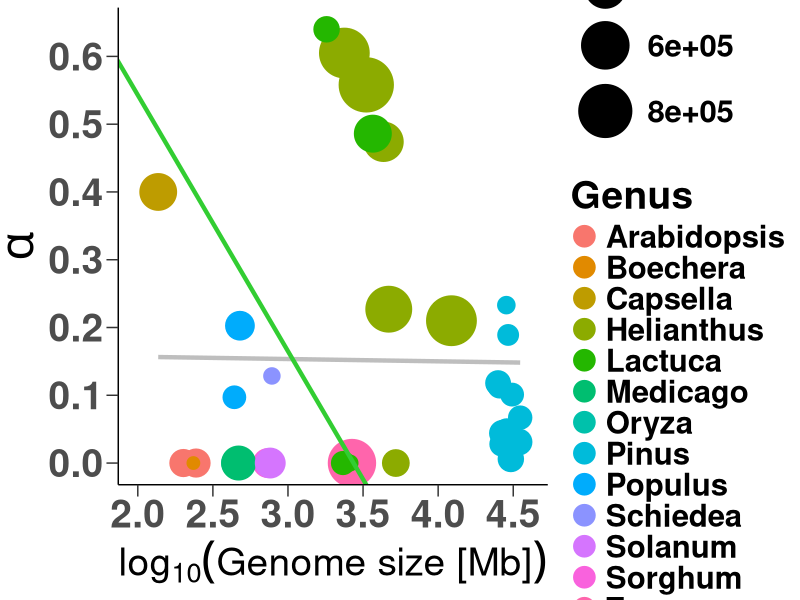
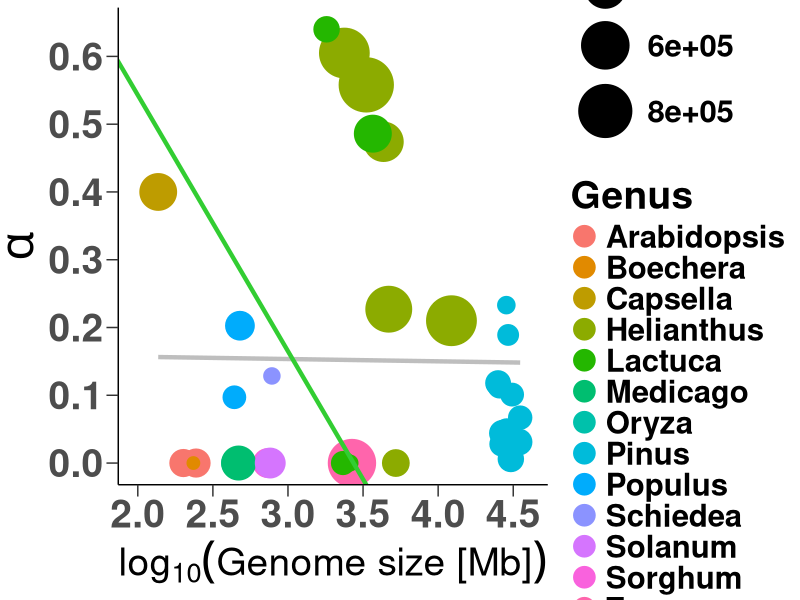

R code for these plots, in order: (Note: this script raises an error after producing the figures.)
## ---- chunk 1
knitr::opts_chunk$set(echo = TRUE)
## ---- chunk 2

library(ggplot2)
library(cowplot)
library(viridis)
alpha_raw <- read.csv("../data/alpha_values.csv",header = T)
## ---- chunk 3

myshapes <- data.frame(name=factor(alpha_raw$genus),
                       num=as.numeric(factor(alpha_raw$genus)))
shapes <- as.numeric(factor(alpha_raw$genus))
shapes <- replace(shapes,shapes<=3,16)
shapes <- replace(shapes,shapes>=9,16)
shapes <- replace(shapes,shapes==6,16)
shapes <- replace(shapes,shapes==7,16)
shapes <- replace(shapes,shapes==4,17) # Helianthus triangle
shapes <- replace(shapes,shapes==8,18)  #Pinus dimond
shapes <- replace(shapes,shapes==5,15)  # Lactuca box
myshapes$shapes <- shapes

aplot <- ggplot(alpha_raw, aes(x=log(genome_1C_mb,10), 
                               y=derived_alpha)) +
 geom_smooth(data=alpha_raw,aes(x=log(genome_1C_mb,10),y=derived_alpha),method = "lm", se = FALSE,color='grey',size=1.5)+
  geom_point(aes(color=genus,size=Ne)) + 
  scale_size_continuous(range = c(4, 18))+ 
  scale_x_continuous(breaks = seq(2, 5.5, by = 0.5),
                     limits = c(2,4.6)) + 
  scale_y_continuous(breaks = seq(0, .6, by = 0.1)) + 
  theme_classic() + 
  theme(text = element_text(face="bold",size = 28),
        axis.ticks.length=unit(3,"mm"),
        axis.title.y = element_text(size = 34,face='bold')) + 
    guides(colour = guide_legend(override.aes = list(size=7))) +
  labs(x = expression(log[10]("Genome size [Mb]")), 
       y = expression(alpha),
       colour = "Genus",size=expression(paste(N[e]))) +
  # Add phylogenetically corrected regression line
  geom_abline(intercept=1.299,slope=-0.378,color='limegreen',size=1.5) +
  theme(axis.text=element_text(size=28),axis.title.x=element_text(size=28,face="bold"))

aplot
ggsave("../figure/Figure3_alpha_GS.png",plot = aplot,width = 14,height = 8)

## ---- chunk 4
ggplotColours <- function(n = 6, h = c(0, 360) + 15){
  if ((diff(h) %% 360) < 1) h[2] <- h[2] - 360/n
  hcl(h = (seq(h[1], h[2], length = n)), c = 100, l = 65)
}

## ---- chunk 5
heli<- filter(alpha_raw,genus %in% c('Helianthus'))

ggplot(heli, aes(x=genome_1C_mb,y=derived_alpha)) +
 geom_smooth(data=heli,aes(x=genome_1C_mb,y=derived_alpha),method = "lm", se = FALSE,color='grey',size=1.5)+
  geom_point(aes(size=Ne),color=ggplotColours(n=12)[4]) + 
  scale_size_continuous(range = c(4, 18))+ 
  theme(text = element_text(face="bold",size = 18),
        axis.ticks.length=unit(3,"mm"),
        axis.title.y = element_text(size = 24,face='bold')) + 
  labs(x = "Genome size [Mb]", 
       y = expression(alpha),
       colour = "Genus",size=expression(paste(N[e]))) 
  # Add phylogenetically corrected regression line


ggsave("../figure/Alpha_GS_helianthus.png",width = 12.5,height = 8)

## ---- chunk 6
pinus<- filter(alpha_raw,genus %in% c('Pinus'))

ggplot(pinus, aes(x=genome_1C_mb,y=derived_alpha)) +
 geom_smooth(data=pinus,aes(x=genome_1C_mb,y=derived_alpha),method = "lm", se = FALSE,color='grey',size=1.5)+
  geom_point(aes(size=Ne),color=ggplotColours(n=12)[8]) + 
  scale_size_continuous(range = c(4, 18))+ 
  theme(text = element_text(face="bold",size = 18),
        axis.ticks.length=unit(3,"mm"),
        axis.title.y = element_text(size = 24,face='bold')) + 
  labs(x = "Genome size [Mb]", 
       y = expression(alpha),
       colour = "Genus",size=expression(paste(N[e]))) 
  # Add phylogenetically corrected regression line


ggsave("../figure/Alpha_GS_pinus.png",width = 12.5,height = 8)
